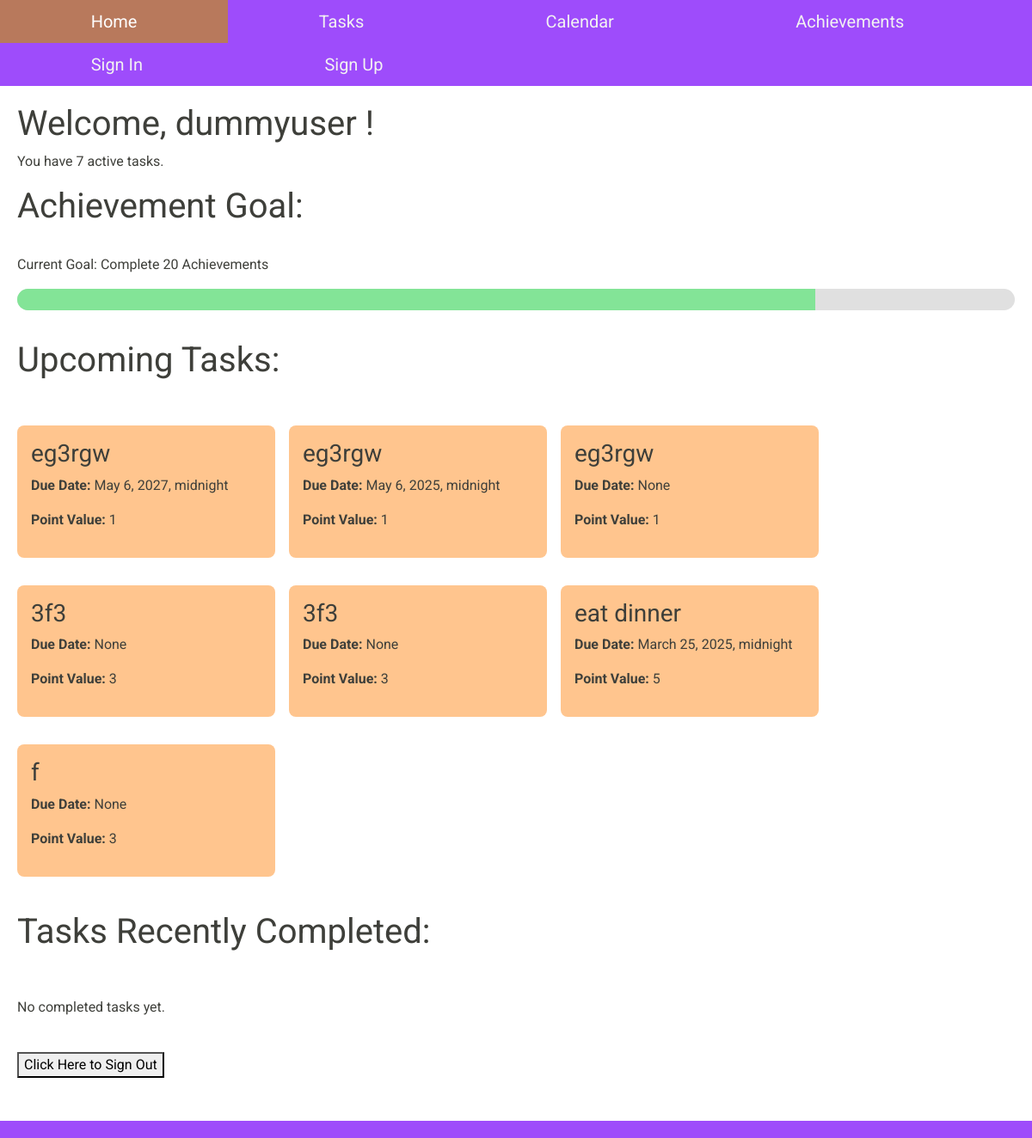
/ (signed in), run on an earlier commit of the app's database.
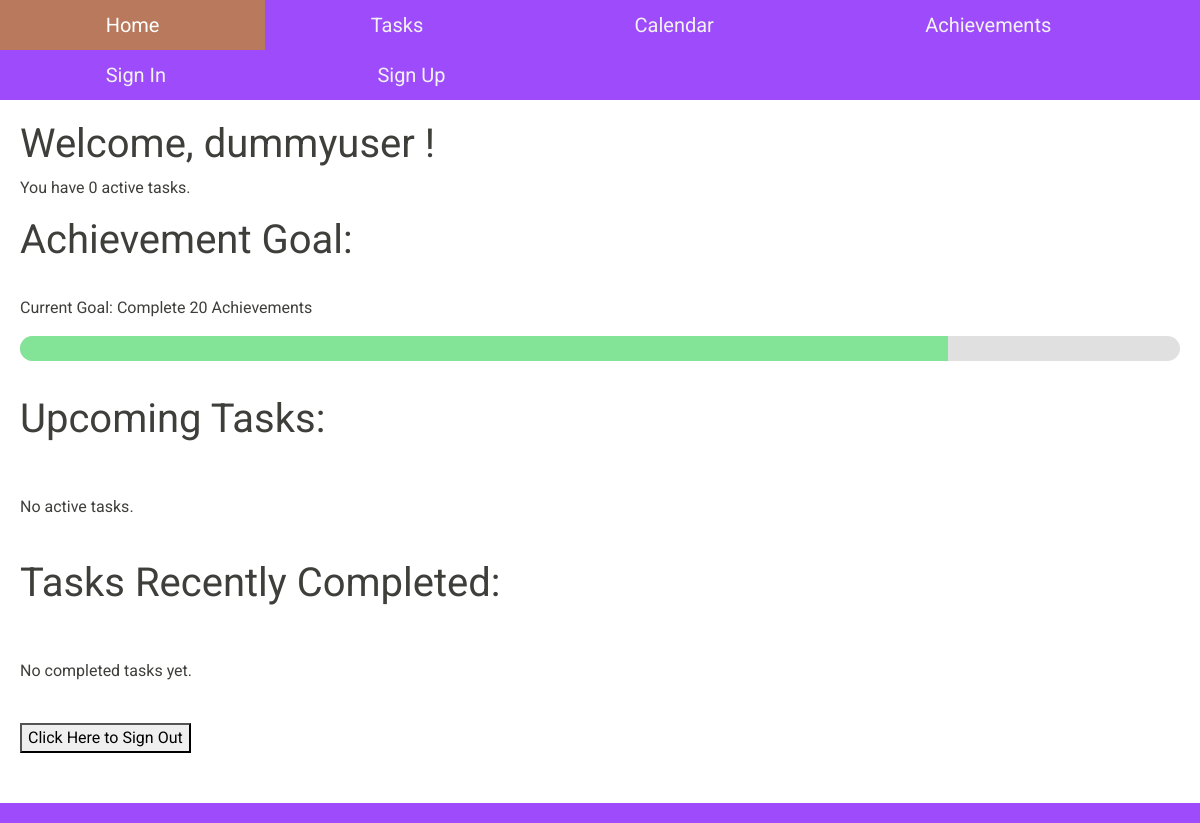
And on a later commit of the database.
### tasks/models.py (models this page shows, shortened)
class Task(models.Model):
    VALUE_CHOICES = [(i, str(i)) for i in range(1, 6)]
    title = models.CharField(max_length=255)
    description = models.TextField(blank=True, null=True)
    created_at = models.DateTimeField(auto_now_add=True)
    updated_at = models.DateTimeField(auto_now=True)
    due_date = models.DateTimeField(blank=True, null=True)
    completed = models.BooleanField(default=False)
    value = models.PositiveIntegerField(choices=VALUE_CHOICES, default = 3)
    user = models.ForeignKey(User, on_delete=models.CASCADE, related_name="tasks")
    calendar_date = models.ForeignKey(CalendarDate, on_delete=models.SET_NULL, null=True, blank=True, related_name='tasks')

### main/views.py (the view)
# urls.py: 2. Add a URL to urlpatterns:  path('', views.home, name='home')
def home(request):
    task_count = 0
    if request.user.is_authenticated:
        task_count = Task.objects.filter(
            user=request.user,
            completed=False
        ).count()
    task_list = []
    task_list_completed = []
    if request.user.is_authenticated:
       task_list = Task.objects.filter(
          user=request.user,
          completed=False
       )
    if request.user.is_authenticated:
       task_list_completed = Task.objects.filter(
          user=request.user,
          completed=True
       )
    return render(request, 'home.html', {
        'task_count': task_count,
        'task_list': task_list,
        'task_list_completed': task_list_completed,
    })

### dashboard/templates/home.html (shortened to what this page needs)
{%extends "base.html"%}
{% block content %}
<div class="dashboard">
{% if user.is_authenticated %}
  <h1> Welcome,
  {{ user.username }}
  ! </h1>
{% else %}
  No user logged in.
  <button onclick="window.location.href='currentuser';">Click Here to Sign In</button>
{% endif %}
<p>
  You have {{ task_count }} active task{{ task_count|pluralize }}.
</p>
<h1>
  Achievement Goal:
</h1>
<br>
<p>
  Current Goal: Complete 20 Achievements
</p>
<div class="progress-bar-container">
  <div class="progress-bar-fill" style="width: 80%;"></div>
</div>
<br>
<h1>
  Upcoming Tasks:
</h1>
<br>
<div class="task-container">
  {% for task in task_list %}
  <div class="task-card">
  <h3>{{ task.title }}</h3>
  <p><strong>Due Date:</strong> {{ task.due_date }}</p>
  <p><strong>Point Value:</strong> {{ task.value }}</p>
  </div>
  {% empty %}
    <p>No active tasks.</p>
  {% endfor %}
</div>
<br>
<h1>
  Tasks Recently Completed:
</h1>
<br>
<div class="task-container">
  {% for task in task_list_completed %}
  <div class="task-card">
    <h3>{{ task.title }}</h3>
  <p><strong>Due Date:</strong> {{ task.due_date }}</p>
  <p><strong>Point Value:</strong> {{ task.value }}</p>
  </div>
  {% empty %}
    <p>No completed tasks yet.</p>
  {% endfor %}
</div>
<br>
<button onclick="window.location.href='logout';">Click Here to Sign Out</button>
</div>
{%endblock%}

What changed in the data, as far as the page shows it:
removed Task: title "eg3rgw", due_date "May 6, 2027, midnight", value "1"
removed Task: title "eg3rgw", due_date "May 6, 2025, midnight", value "1"
removed Task: title "eg3rgw", due_date "None", value "1"
removed Task: title "3f3", due_date "None", value "3"
removed Task: title "3f3", due_date "None", value "3"
removed Task: title "eat dinner", due_date "March 25, 2025, midnight", value "5"
removed Task: title "f", due_date "None", value "3"
Also different on the page:
{{ task_count }}: "7" → "0"
text now shown: "No active tasks."
